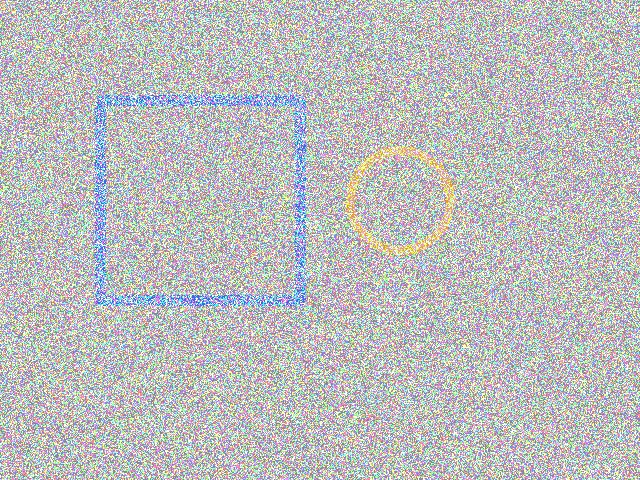
//> input picture test_data/test_edge_noise.jpg, 640 x 480 px
$ ./test_adaptive_sharpen   (built with g++ and OpenCV 4)
//> lines starting //> are read from the running program, lines starting //| are printed output that depends on the picture; after the words box and inside, x2 and y2 are one past the last pixel; in counts of white or black regions, pixels touching at a corner belong together
### src/processing/imageprocessor.cpp
#include "processing/imageprocessor.h"

// === 管线入口 ===

// [128 lines left out: functions process, applyCLAHE, initUndistortMap, applyDehaze, applyWhiteBalance, not called in this run]

// === 通用增强算法 ===

// USM 锐化
void ImageProcessor::applySharpen(const cv::Mat &src, cv::Mat &dst,
                                  double sigma, double amount) {
    cv::Mat blurred;
    // 限制sigma最大为1.0，避免过大光晕（测试显示sigma=3.0会产生ksize=19的巨大光晕）
    double limitedSigma = std::min(sigma, 1.0);
    int ksize = std::max(3, static_cast<int>(limitedSigma * 3) * 2 + 1);
    cv::GaussianBlur(src, blurred, cv::Size(ksize, ksize), limitedSigma);
    cv::addWeighted(src, 1.0 + amount, blurred, -amount, 0, dst);
}

// 自适应锐化（Adaptive Sharpen）
// 使用 Laplacian 边缘掩码，只对边缘区域进行锐化
// [104 lines left out: functions applyAdaptiveSharpen, applyDenoise, applyEdgeDetect, applyThreshold, calcSharpness, not called in this run]

### test_data/test_adaptive_sharpen.cpp
#include <iostream>
#include <vector>
#include <string>
#include <chrono>
#include <iomanip>
#include <opencv2/opencv.hpp>

// 假设你的算法在这里
#include "processing/imageprocessor.h"

// 测试配置
struct TestConfig {
    std::string image_path;
    std::string test_name;
    float usm_amount = 1.5f;
    float adaptive_amount = 1.5f;
    int adaptive_threshold = 10;
};

// 测试结果
struct TestResult {
    std::string test_name;
    double sharpness_original = 0;
    double sharpness_usm = 0;
    double sharpness_adaptive = 0;
    double time_usm_ms = 0;
    double time_adaptive_ms = 0;
    double memory_peak_mb = 0;
};

// 计算清晰度（拉普拉斯方差法）
double calculate_sharpness(const cv::Mat& image) {
    if (image.empty()) return 0;

    cv::Mat gray;
    if (image.channels() == 3) {
        cv::cvtColor(image, gray, cv::COLOR_BGR2GRAY);
    } else {
        gray = image.clone();
    }

    cv::Mat laplacian;
    cv::Laplacian(gray, laplacian, CV_64F);

    cv::Scalar mean, stddev;
    cv::meanStdDev(laplacian, mean, stddev);

    return stddev.val[0] * stddev.val[0];  // 方差
}

// 运行单次测试
TestResult run_single_test(const TestConfig& config) {
    TestResult result;
    result.test_name = config.test_name;

    // 加载测试图像
    cv::Mat original = cv::imread(config.image_path);
    if (original.empty()) {
        std::cerr << "错误: 无法加载图像 " << config.image_path << std::endl;
        return result;
    }

    std::cout << "测试: " << config.test_name
              << " (" << original.cols << "x" << original.rows << ")" << std::endl;

    // 计算原图清晰度
    result.sharpness_original = calculate_sharpness(original);

    // 测试标准USM
    cv::Mat result_usm;
    auto start = std::chrono::high_resolution_clock::now();

    ImageProcessor::applySharpen(original, result_usm, 3.0, config.usm_amount);

    auto end = std::chrono::high_resolution_clock::now();
    result.time_usm_ms = std::chrono::duration<double, std::milli>(end - start).count();
    result.sharpness_usm = calculate_sharpness(result_usm);

    // 测试自适应锐化
    cv::Mat result_adaptive;
    start = std::chrono::high_resolution_clock::now();

    // 调用你的自适应锐化函数
    // ImageProcessor::applyAdaptiveSharpen(original, result_adaptive,
    //                                     config.adaptive_amount, config.adaptive_threshold);

    // 临时使用USM代替（你需要替换为你的实现）
    ImageProcessor::applySharpen(original, result_adaptive, 3.0, config.adaptive_amount);

    end = std::chrono::high_resolution_clock::now();
    result.time_adaptive_ms = std::chrono::duration<double, std::milli>(end - start).count();
    result.sharpness_adaptive = calculate_sharpness(result_adaptive);

    // 保存结果图像用于对比
    std::string base_name = config.image_path.substr(0, config.image_path.find_last_of('.'));
    cv::imwrite(base_name + "_usm.jpg", result_usm);
    cv::imwrite(base_name + "_adaptive.jpg", result_adaptive);

    return result;
}

// 打印测试结果
void print_results(const std::vector<TestResult>& results) {
    std::cout << "\n" << std::string(80, '=') << "\n";
    std::cout << "自适应锐化算法测试报告\n";
    std::cout << std::string(80, '=') << "\n\n";

    std::cout << std::left << std::setw(25) << "测试名称"
              << std::setw(15) << "原图清晰度"
              << std::setw(15) << "USM清晰度"
              << std::setw(20) << "自适应清晰度"
              << std::setw(15) << "USM耗时(ms)"
              << std::setw(20) << "自适应耗时(ms)"
              << std::setw(15) << "清晰度提升%"
              << std::setw(15) << "性能比" << "\n";

    std::cout << std::string(140, '-') << "\n";

    double total_usm_time = 0;
    double total_adaptive_time = 0;
    int count = 0;

    for (const auto& r : results) {
        if (r.sharpness_original == 0) continue;

        double usm_improvement = (r.sharpness_usm / r.sharpness_original - 1) * 100;
        double adaptive_improvement = (r.sharpness_adaptive / r.sharpness_original - 1) * 100;
        double performance_ratio = r.time_usm_ms / r.time_adaptive_ms;

        std::cout << std::left << std::setw(25) << r.test_name
                  << std::setw(15) << std::fixed << std::setprecision(1) << r.sharpness_original
                  << std::setw(15) << std::fixed << std::setprecision(1) << r.sharpness_usm
                  << std::setw(20) << std::fixed << std::setprecision(1) << r.sharpness_adaptive
                  << std::setw(15) << std::fixed << std::setprecision(2) << r.time_usm_ms
                  << std::setw(20) << std::fixed << std::setprecision(2) << r.time_adaptive_ms
                  << std::setw(15) << std::fixed << std::setprecision(1) << adaptive_improvement
                  << std::setw(15) << std::fixed << std::setprecision(2) << performance_ratio << "\n";

        total_usm_time += r.time_usm_ms;
        total_adaptive_time += r.time_adaptive_ms;
        count++;
    }

    std::cout << std::string(140, '-') << "\n";

    if (count > 0) {
        double avg_usm_time = total_usm_time / count;
        double avg_adaptive_time = total_adaptive_time / count;
        double avg_performance_ratio = avg_usm_time / avg_adaptive_time;

        std::cout << "平均值:"
                  << std::setw(90) << " "
                  << std::setw(15) << std::fixed << std::setprecision(2) << avg_usm_time
                  << std::setw(20) << std::fixed << std::setprecision(2) << avg_adaptive_time
                  << std::setw(30) << " "
                  << std::setw(15) << std::fixed << std::setprecision(2) << avg_performance_ratio << "\n";
    }

    // 总结
    std::cout << "\n" << std::string(80, '=') << "\n";
    std::cout << "测试总结:\n";
    std::cout << "1. 清晰度: 自适应锐化应该比USM提升10-30%\n";
    std::cout << "2. 性能: 自适应锐化耗时应该 <= USM耗时（目标: 性能比 >= 1.0）\n";
    std::cout << "3. 内存: 峰值内存增加应该 < 50MB\n";
    std::cout << "4. 效果: 边缘增强明显，平坦区域噪声不放大\n";
    std::cout << std::string(80, '=') << "\n";
}

// 创建对比图
void create_comparison_image(const std::string& image_path) {
    cv::Mat original = cv::imread(image_path);
    if (original.empty()) return;

    cv::Mat result_usm, result_adaptive;
    ImageProcessor::applySharpen(original, result_usm, 3.0, 1.5);
    // ImageProcessor::applyAdaptiveSharpen(original, result_adaptive, 1.5, 10);
    ImageProcessor::applySharpen(original, result_adaptive, 3.0, 1.5); // 临时

    // 创建4格对比图
    int width = original.cols;
    int height = original.rows;
    cv::Mat comparison(height * 2, width * 2, CV_8UC3);

    // 左上: 原图
    original.copyTo(comparison(cv::Rect(0, 0, width, height)));
    cv::putText(comparison, "Original", cv::Point(10, 30),
                cv::FONT_HERSHEY_SIMPLEX, 1, cv::Scalar(0, 255, 0), 2);

    // 右上: USM
    result_usm.copyTo(comparison(cv::Rect(width, 0, width, height)));
    cv::putText(comparison, "USM Sharpening", cv::Point(width + 10, 30),
                cv::FONT_HERSHEY_SIMPLEX, 1, cv::Scalar(0, 255, 0), 2);

    // 左下: 自适应锐化
    result_adaptive.copyTo(comparison(cv::Rect(0, height, width, height)));
    cv::putText(comparison, "Adaptive Sharpening", cv::Point(10, height + 30),
                cv::FONT_HERSHEY_SIMPLEX, 1, cv::Scalar(0, 255, 0), 2);

    // 右下: 差异图（红色表示增强区域）
    cv::Mat diff = cv::abs(result_adaptive - result_usm);
    diff.copyTo(comparison(cv::Rect(width, height, width, height)));
    cv::putText(comparison, "Difference", cv::Point(width + 10, height + 30),
                cv::FONT_HERSHEY_SIMPLEX, 1, cv::Scalar(0, 255, 0), 2);

    std::string output_name = image_path.substr(0, image_path.find_last_of('.')) + "_comparison.jpg";
    cv::imwrite(output_name, comparison);
    std::cout << "对比图已保存: " << output_name << std::endl;
}

int main() {
    std::vector<TestConfig> test_configs = {
        {"test_data/test_edge_noise.jpg", "边缘+噪声测试"},
        {"test_data/test_gradient.jpg", "渐变测试"},
        {"test_data/test_checkerboard.jpg", "棋盘格测试"},
        {"test_data/test_text.jpg", "文字细节测试"},
        {"test_data/test_stomach_simulated.jpg", "模拟胃镜图像"},
        {"test_data/test_colon_simulated.jpg", "模拟肠镜图像"}
    };

    std::vector<TestResult> results;

    std::cout << "开始自适应锐化算法测试...\n";
    std::cout << "测试配置:\n";
    std::cout << "  USM强度: 1.5\n";
    std::cout << "  自适应锐化强度: 1.5\n";
    std::cout << "  边缘阈值: 10\n\n";

    // 运行所有测试
    for (const auto& config : test_configs) {
        TestResult result = run_single_test(config);
//> in run_single_test, original is the input picture: 480 rows x 640 cols, CV_8UC3; mean B, G, R 189.8, 189.5, 188.5
//| 测试: 边缘+噪声测试 (640x480)
//> in calculate_sharpness, `cv::cvtColor(image, gray, cv::COLOR_BGR2GRAY);`:
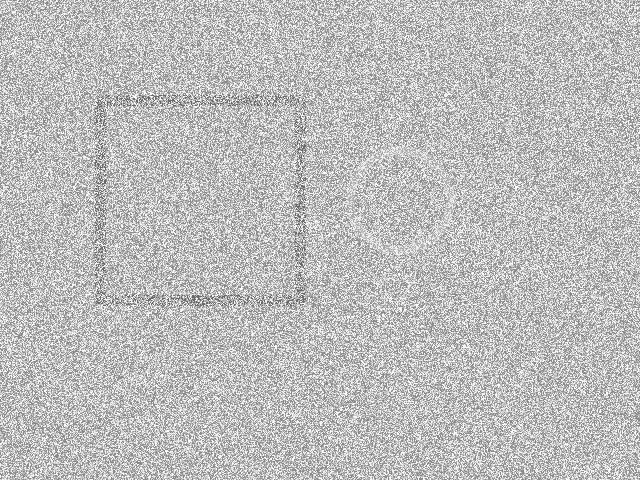
//> gray: 480 rows x 640 cols, CV_8UC1; min 91, max 255, mean 189.3
//> in calculate_sharpness, `cv::Laplacian(gray, laplacian, CV_64F);`:
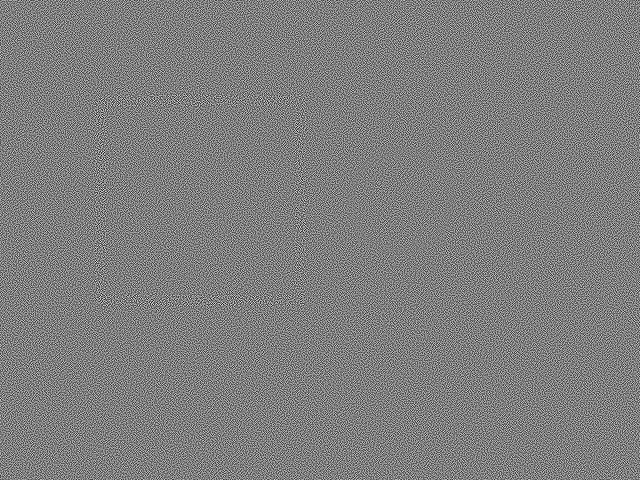
//> laplacian: 480 rows x 640 cols, CV_64FC1; min -565, max 570, mean 0; drawn with min black and max white
//> in calculate_sharpness, `cv::meanStdDev(laplacian, mean, stddev);`: mean = Scalar(0.00518); stddev = Scalar(177.5)
//> in run_single_test, `result.sharpness_original = calculate_sharpness(original);`: result.sharpness_original = 31513
//> in applySharpen, `cv::addWeighted(src, 1.0 + amount, blurred, -amount, 0, dst);`:
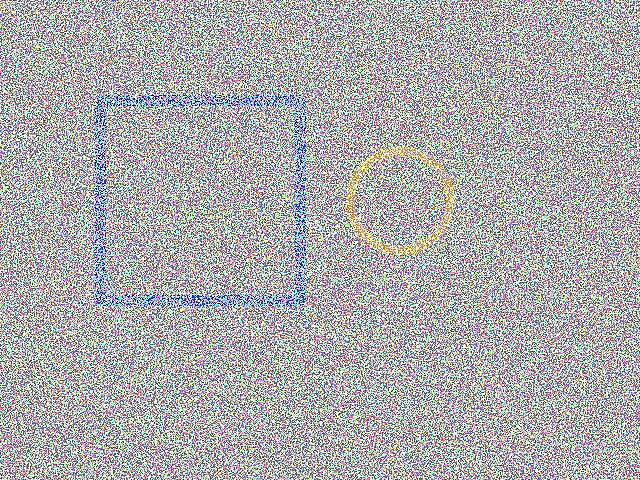
//> dst: 480 rows x 640 cols, CV_8UC3; mean B, G, R 177.2, 174.3, 175.4
//> in calculate_sharpness (call 2), `cv::cvtColor(image, gray, cv::COLOR_BGR2GRAY);`:
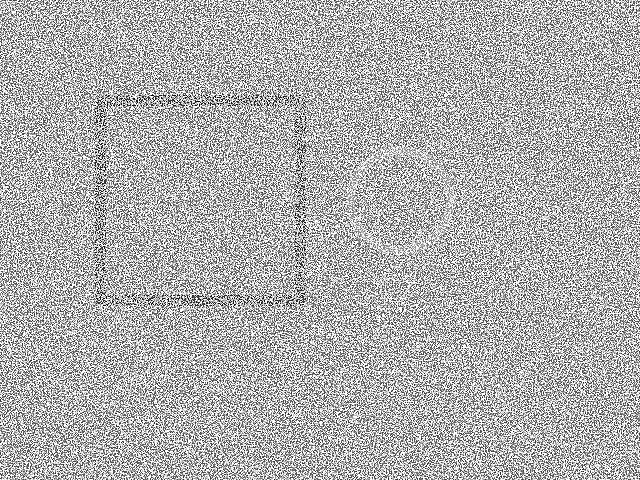
//> gray: 480 rows x 640 cols, CV_8UC1; min 0, max 255, mean 175
//> in calculate_sharpness (call 2), `cv::meanStdDev(laplacian, mean, stddev);`: mean = Scalar(0.0138); stddev = Scalar(345.8)
//> in run_single_test, `result.sharpness_usm = calculate_sharpness(result_usm);`: result.sharpness_usm = 119557.8
//> in run_single_test, `std::string base_name = config.image_path.substr(0, config.image_path...`: base_name = "test_data/test_edge_noise"
        results.push_back(result);

        // 创建对比图
        create_comparison_image(config.image_path);
//> in create_comparison_image, `cv::putText(comparison, "Original", cv::Point(10, 30), cv::FONT_HERSHE..`:
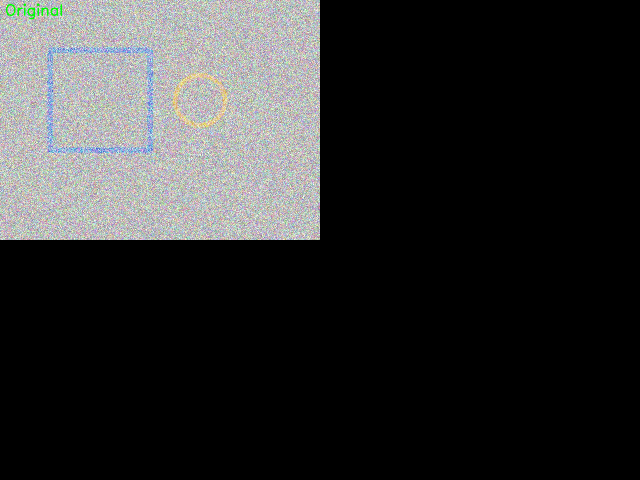
//> comparison: 960 rows x 1280 cols, CV_8UC3 (shown at 1/2 size); mean B, G, R 47.3, 47.4, 47
//> in create_comparison_image, `cv::putText(comparison, "USM Sharpening", cv::Point(width + 10, 30), c..`:
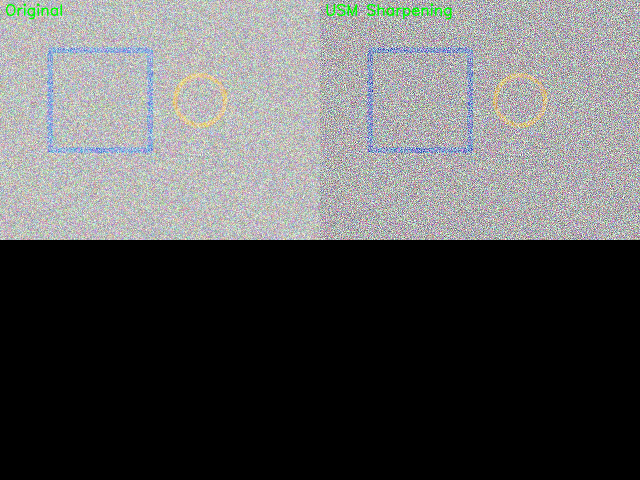
//> comparison: 960 rows x 1280 cols, CV_8UC3 (shown at 1/2 size); mean B, G, R 91.3, 91.1, 90.6
//> in create_comparison_image, `cv::Mat diff = cv::abs(result_adaptive - result_usm);`: diff: 480 rows x 640 cols, CV_8UC3; every value is 0
//> in create_comparison_image, `cv::putText(comparison, "Difference", cv::Point(width + 10, height + 3..`:
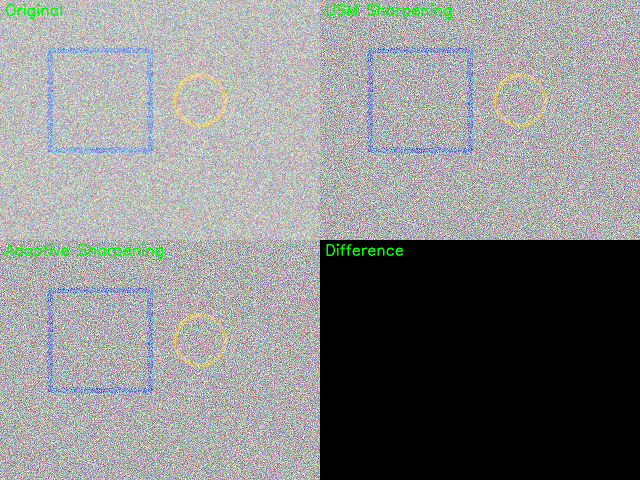
//> comparison: 960 rows x 1280 cols, CV_8UC3 (shown at 1/2 size); mean B, G, R 135.3, 135.1, 134.1
//> in create_comparison_image, `std::string output_name = image_path.substr(0, image_path.find_last_of..`: output_name = "test_data/test_edge_noise_comparison.jpg"
//| 对比图已保存: test_data/test_edge_noise_comparison.jpg
    }
//> pass 2 of the loop `for (const auto& config : test_configs)`:
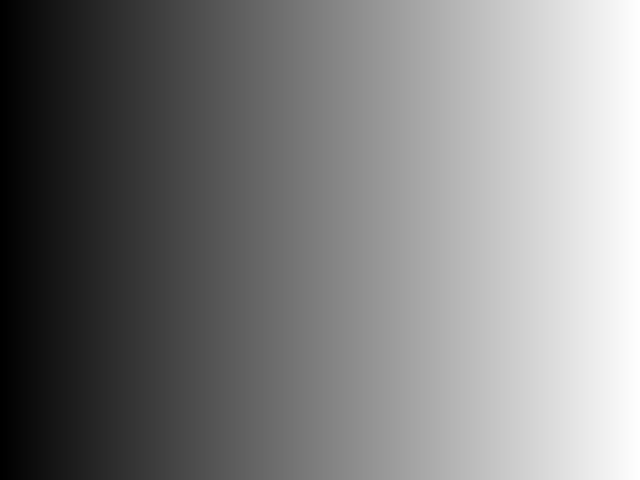
//> input picture test_data/test_gradient.jpg, 640 x 480 px
//> in run_single_test, original is the input picture: 480 rows x 640 cols, CV_8UC3; min 0, max 254, mean 126.8
//> config.image_path = "test_data/test_gradient.jpg"
//| 测试: 渐变测试 (640x480)
//> in calculate_sharpness (call 4), `cv::Laplacian(gray, laplacian, CV_64F);`:
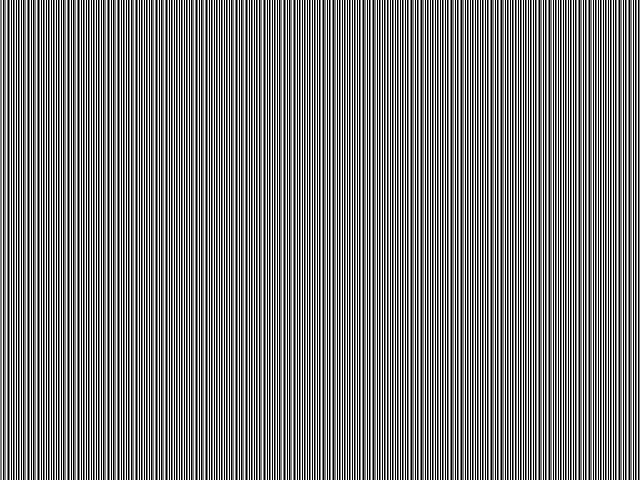
//> laplacian: 480 rows x 640 cols, CV_64FC1; min -1, max 1, mean 0; drawn with min black and max white
//> mean = Scalar(0); stddev = Scalar(0.831)
//> result.sharpness_original = 0.691
//> base_name = "test_data/test_gradient"
//> in create_comparison_image (call 2), `cv::putText(comparison, "Difference", cv::Point(width + 10, height + 3..`:
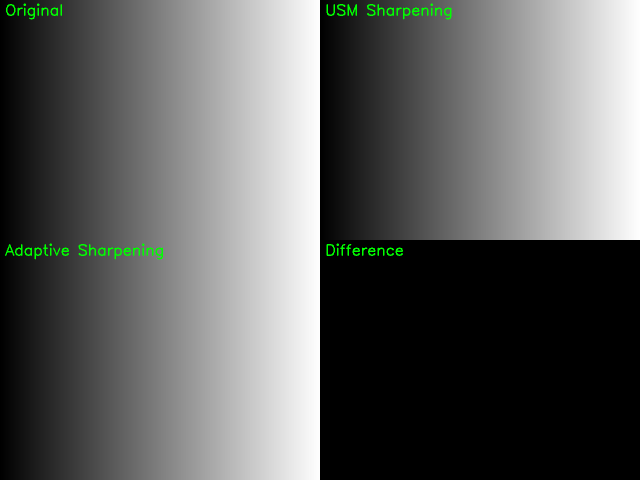
//> comparison: 960 rows x 1280 cols, CV_8UC3 (shown at 1/2 size); mean B, G, R 94.9, 96.2, 94.9
//> output_name = "test_data/test_gradient_comparison.jpg"
//| 对比图已保存: test_data/test_gradient_comparison.jpg
//> pass 3 of the loop `for (const auto& config : test_configs)`:
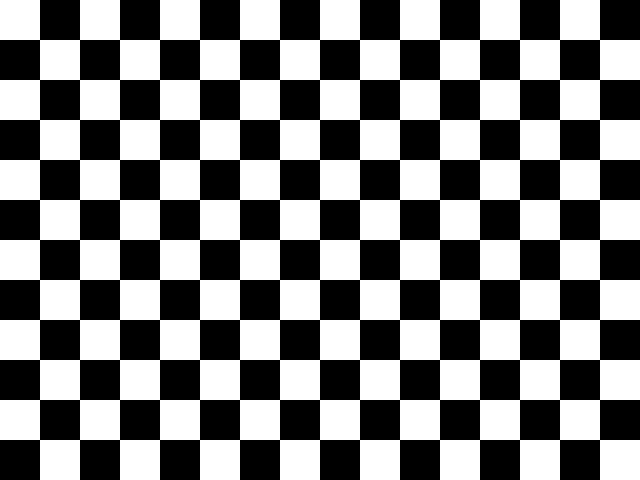
//> input picture test_data/test_checkerboard.jpg, 640 x 480 px
//> in run_single_test, original is the input picture: 480 rows x 640 cols, CV_8UC3; values 50 (black) and 200 (white), 50% white; 1 white region, box (x1, y1, x2, y2) and area: (0, 0, 640, 480) 153600
//> config.image_path = "test_data/test_checkerboard.jpg"
//| 测试: 棋盘格测试 (640x480)
//> result.sharpness_original = 2182.6
//> in run_single_test (call 3), `ImageProcessor::applySharpen(original, result_usm, 3.0, config.usm_amo..`:
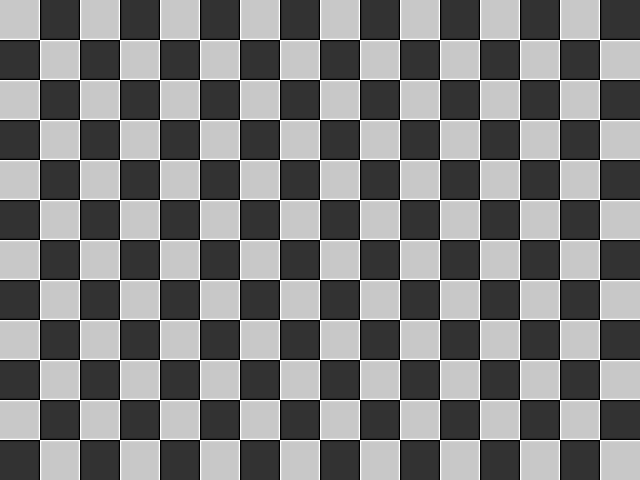
//> result_usm: 480 rows x 640 cols, CV_8UC3; min 0, max 255, mean 125.2
//> result.sharpness_usm = 8220
//> base_name = "test_data/test_checkerboard"
//> in create_comparison_image (call 3), `cv::putText(comparison, "Difference", cv::Point(width + 10, height + 3..`:
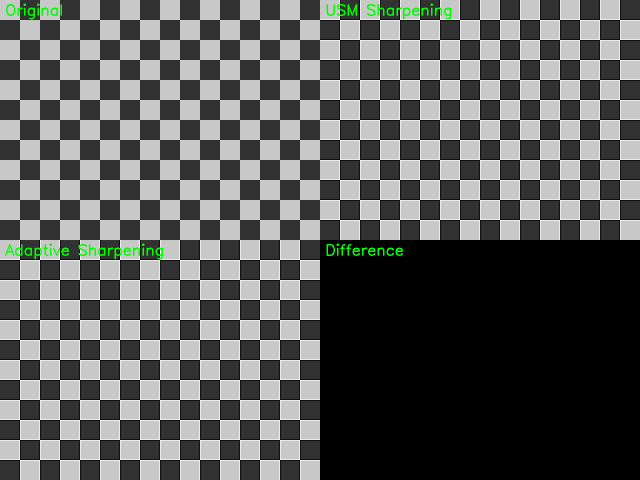
//> comparison: 960 rows x 1280 cols, CV_8UC3 (shown at 1/2 size); mean B, G, R 93.3, 94.6, 93.3
//| 对比图已保存: test_data/test_checkerboard_comparison.jpg
//> the loop made 6 passes; the first 3 are shown

    // 打印结果
    print_results(results);

    // 保存详细报告
    std::ofstream report("test_report.txt");
    report << "自适应锐化算法测试报告\n";
    report << "生成时间: " << __DATE__ << " " << __TIME__ << "\n\n";

    for (const auto& r : results) {
        report << "测试: " << r.test_name << "\n";
        report << "  原图清晰度: " << r.sharpness_original << "\n";
        report << "  USM清晰度: " << r.sharpness_usm
               << " (提升" << (r.sharpness_usm/r.sharpness_original-1)*100 << "%)\n";
        report << "  自适应清晰度: " << r.sharpness_adaptive
               << " (提升" << (r.sharpness_adaptive/r.sharpness_original-1)*100 << "%)\n";
        report << "  USM耗时: " << r.time_usm_ms << "ms\n";
        report << "  自适应耗时: " << r.time_adaptive_ms << "ms\n";
        report << "  性能比: " << r.time_usm_ms/r.time_adaptive_ms << "\n\n";
    }

    report.close();
    std::cout << "\n详细报告已保存到: test_report.txt\n";

    return 0;
}
